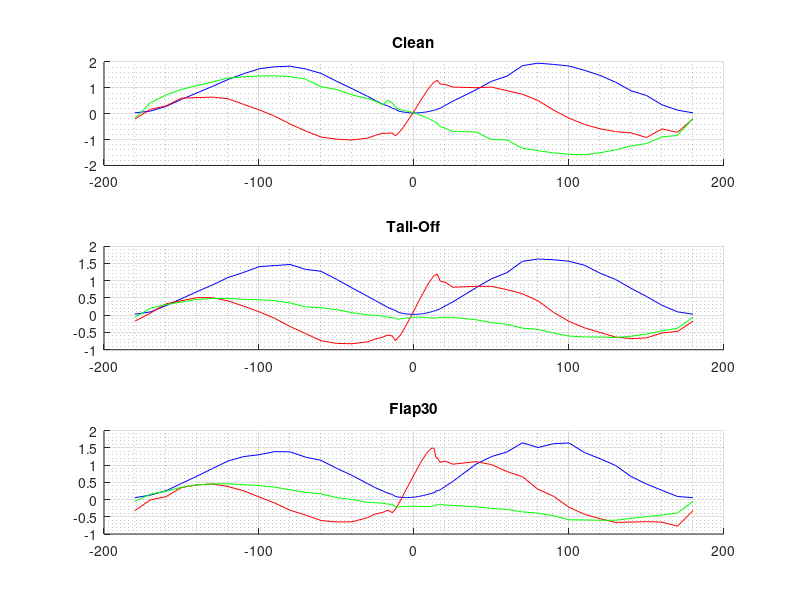
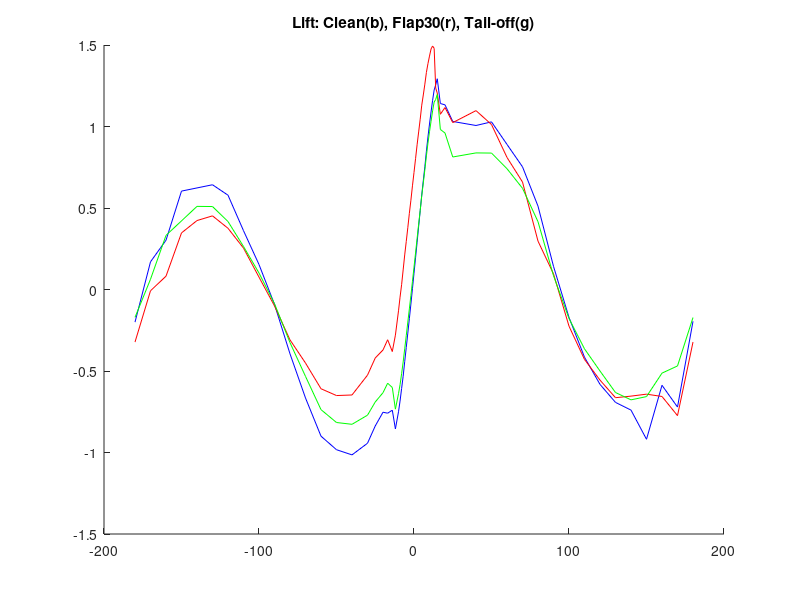
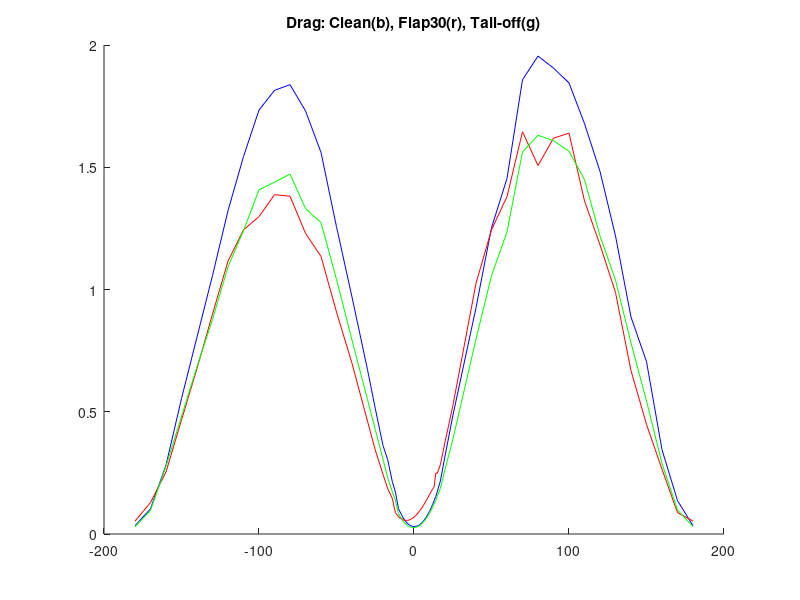
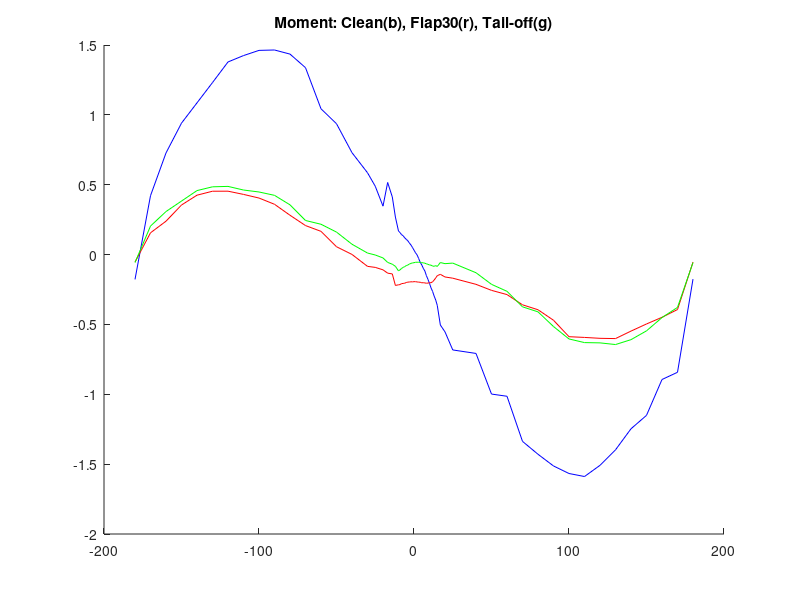

These figures' MATLAB source, in order:
%
% Cessna 172 CFD data from here:
% https://www.researchgate.net/publication/353752543_Cessna_172_Flight_Simulation_Data
%

% Pasted from the PDF
clean_orig = [
-180.0 -0.1778 0.0338 -0.2003
-170.0 0.4214 0.1030 0.1698
-160.0 0.7273 0.2816 0.3023
-150.0 0.9408 0.5539 0.6037
-130.0 1.2311 1.0571 0.6426
-120.0 1.3786 1.3222 0.5786
-110.0 1.4243 1.5438 0.3609
-100.0 1.4615 1.7340 0.1532
-90.0 1.4643 1.8145 -0.0913
-80.0 1.4349 1.8377 -0.3946
-70.0 1.3377 1.7304 -0.6656
-60.0 1.0434 1.5605 -0.8998
-50.0 0.9365 1.2568 -0.9829
-40.0 0.7292 0.9692 -1.0146
-30.0 0.5856 0.6722 -0.9432
-25.0 0.4891 0.5140 -0.8370
-20.0 0.3465 0.3618 -0.7529
-17.0 0.5161 0.3047 -0.7588
-14.0 0.4126 0.2144 -0.7404
-12.0 0.2684 0.1722 -0.8554
-10.0 0.1682 0.1034 -0.7501
-9.0 0.1571 0.0906 -0.6842
-8.0 0.1421 0.0783 -0.6075
-7.0 0.1347 0.0651 -0.5321
-6.0 0.1199 0.0568 -0.4424
-5.0 0.1090 0.0489 -0.3557
-4.0 0.0992 0.0418 -0.2679
-3.0 0.0830 0.0372 -0.1789
-2.0 0.0691 0.0336 -0.0889
-1.0 0.0513 0.0314 0.0049
0.0 0.0315 0.0306 0.0998
1.0 0.0126 0.0311 0.1944
2.0 -0.0026 0.0329 0.2898
3.0 -0.0282 0.0349 0.3881
4.0 -0.0551 0.0398 0.4839
5.0 -0.0741 0.0449 0.5799
6.0 -0.0982 0.0521 0.6679
7.0 -0.1174 0.0607 0.7532
8.0 -0.1509 0.0694 0.8487
9.0 -0.1773 0.0807 0.9357
10.0 -0.2064 0.0925 1.0151
11.0 -0.2390 0.1063 1.0895
12.0 -0.2639 0.1206 1.1607
13.0 -0.2971 0.1369 1.2240
14.0 -0.3254 0.1525 1.2558
15.0 -0.3631 0.1726 1.2930
17.0 -0.5042 0.2169 1.1411
20.0 -0.5533 0.3184 1.1328
25.0 -0.6826 0.4824 1.0309
40.0 -0.7076 0.9254 1.0062
50.0 -0.9984 1.2527 1.0285
60.0 -1.0141 1.4544 0.8901
70.0 -1.3370 1.8579 0.7527
80.0 -1.4293 1.9547 0.5114
90.0 -1.5130 1.9055 0.1421
100.0 -1.5670 1.8449 -0.1712
110.0 -1.5886 1.6785 -0.4155
120.0 -1.5085 1.4831 -0.5821
130.0 -1.3977 1.2191 -0.6926
140.0 -1.2469 0.8872 -0.7399
150.0 -1.1508 0.7052 -0.9188
160.0 -0.8942 0.3447 -0.5876
170.0 -0.8425 0.1365 -0.7211
180.0 -0.1756 0.0339 -0.1950]

tailoff = [
-180.0 0.0298 -0.1710 -0.0570
-170.0 0.0967 0.0630 0.2040
-160.0 0.2776 0.3320 0.3080
-140.0 0.6842 0.5100 0.4580
-130.0 0.8782 0.5090 0.4850
-120.0 1.0930 0.4170 0.4880
-110.0 1.2410 0.2640 0.4620
-100.0 1.4079 0.1010 0.4480
-90.0 1.4391 -0.0870 0.4240
-80.0 1.4722 -0.3260 0.3560
-70.0 1.3311 -0.5330 0.2440
-60.0 1.2737 -0.7370 0.2170
-50.0 1.0418 -0.8160 0.1610
-40.0 0.7928 -0.8270 0.0740
-30.0 0.5500 -0.7710 0.0110
-25.0 0.4280 -0.6900 -0.0030
-20.0 0.3060 -0.6330 -0.0240
-17.0 0.2303 -0.5750 -0.0560
-14.0 0.1721 -0.6010 -0.0690
-12.0 0.1383 -0.7340 -0.0840
-10.0 0.0835 -0.6390 -0.1170
-9.0 0.0718 -0.5840 -0.1090
-8.0 0.0631 -0.5170 -0.0990
-7.0 0.0520 -0.4450 -0.0920
-6.0 0.0452 -0.3640 -0.0860
-5.0 0.0391 -0.2830 -0.0790
-4.0 0.0341 -0.2000 -0.0750
-3.0 0.0299 -0.1190 -0.0680
-2.0 0.0274 -0.0360 -0.0630
-1.0 0.0260 0.0500 -0.0600
0.0 0.0268 0.1370 -0.0580
1.0 0.0267 0.2240 -0.0550
2.0 0.0291 0.3130 -0.0550
3.0 0.0319 0.4010 -0.0550
4.0 0.0366 0.4850 -0.0560
5.0 0.0417 0.5760 -0.0580
6.0 0.0486 0.6540 -0.0590
7.0 0.0562 0.7350 -0.0620
8.0 0.0644 0.8200 -0.0660
9.0 0.0740 0.8980 -0.0700
10.0 0.0851 0.9680 -0.0740
11.0 0.0969 1.0320 -0.0760
12.0 0.1097 1.0960 -0.0820
13.0 0.1235 1.1500 -0.0840
14.0 0.1368 1.1660 -0.0790
15.0 0.1545 1.1960 -0.0850
17.0 0.1863 0.9820 -0.0570
20.0 0.2641 0.9600 -0.0650
25.0 0.3856 0.8130 -0.0610
40.0 0.7971 0.8380 -0.1300
50.0 1.0567 0.8370 -0.2130
60.0 1.2355 0.7410 -0.2630
70.0 1.5629 0.6210 -0.3740
80.0 1.6306 0.4160 -0.4100
90.0 1.6088 0.0850 -0.5150
100.0 1.5656 -0.1780 -0.6040
110.0 1.4494 -0.3640 -0.6300
120.0 1.2192 -0.5000 -0.6320
130.0 1.0382 -0.6320 -0.6440
140.0 0.7815 -0.6770 -0.6090
150.0 0.5442 -0.6570 -0.5460
160.0 0.2884 -0.5130 -0.4510
170.0 0.0986 -0.4690 -0.3780
180.0 0.0299 -0.1720 -0.0570]

flap30 = [
-180.0 0.0529 -0.3225 -0.0537
-170.0 0.1285 -0.0078 0.1557
-160.0 0.2538 0.0817 0.2389
-150.0 0.4664 0.3472 0.3547
-140.0 0.6771 0.4230 0.4251
-130.0 0.8993 0.4518 0.4534
-120.0 1.1161 0.3756 0.4537
-110.0 1.2438 0.2542 0.4307
-100.0 1.2982 0.0757 0.4046
-90.0 1.3878 -0.1005 0.3600
-80.0 1.3816 -0.3092 0.2814
-70.0 1.2298 -0.4511 0.2076
-60.0 1.1352 -0.6089 0.1662
-50.0 0.9081 -0.6506 0.0561
-40.0 0.6980 -0.6471 0.0009
-30.0 0.4615 -0.5254 -0.0844
-25.0 0.3435 -0.4201 -0.0917
-20.0 0.2442 -0.3710 -0.1092
-17.0 0.1858 -0.3083 -0.1330
-14.0 0.1458 -0.3807 -0.1384
-12.0 0.0868 -0.2800 -0.2210
-10.0 0.0711 -0.1308 -0.2163
-9.0 0.0648 -0.0469 -0.2149
-8.0 0.0616 0.0293 -0.2075
-7.0 0.0574 0.1202 -0.2068
-6.0 0.0560 0.2120 -0.2047
-5.0 0.0560 0.2945 -0.2001
-4.0 0.0556 0.3790 -0.1971
-3.0 0.0578 0.4673 -0.1965
-2.0 0.0604 0.5478 -0.1945
-1.0 0.0643 0.6360 -0.1956
0.0 0.0692 0.7182 -0.1937
1.0 0.0750 0.8025 -0.1941
2.0 0.0817 0.8879 -0.1957
3.0 0.0888 0.9666 -0.1974
4.0 0.0974 1.0448 -0.1980
5.0 0.1064 1.1310 -0.2020
6.0 0.1161 1.1935 -0.2011
7.0 0.1270 1.2598 -0.2029
8.0 0.1382 1.3319 -0.2052
9.0 0.1495 1.3858 -0.2039
10.0 0.1612 1.4321 -0.2020
11.0 0.1731 1.4757 -0.2014
12.0 0.1837 1.4940 -0.1945
13.0 0.1926 1.4795 -0.1825
14.0 0.2490 1.2353 -0.1672
15.0 0.2482 1.2053 -0.1510
17.0 0.2834 1.0751 -0.1414
20.0 0.3758 1.1163 -0.1603
25.0 0.5225 1.0239 -0.1690
40.0 1.0254 1.0974 -0.2130
50.0 1.2443 1.0122 -0.2561
60.0 1.3797 0.8102 -0.2864
70.0 1.6451 0.6594 -0.3595
80.0 1.5071 0.2967 -0.3949
90.0 1.6190 0.0959 -0.4701
100.0 1.6395 -0.2250 -0.5878
110.0 1.3622 -0.4290 -0.5930
120.0 1.1828 -0.5559 -0.5994
130.0 0.9879 -0.6638 -0.6013
140.0 0.6681 -0.6541 -0.5477
150.0 0.4482 -0.6421 -0.4967
160.0 0.2649 -0.6563 -0.4489
170.0 0.0876 -0.7738 -0.3934
180.0 0.0529 -0.3225 -0.0537];

% Columns are not in same order for clean table as the other two, so fix that first!
clean = [clean_orig(:,1) clean_orig(:,3) clean_orig(:,4) clean_orig(:,2)]

% Note that the Flaps 30 data appears also be "tail-off"
% (ie: with the tail component removed)
% Also note that the different data sets are not sampled at the identical AoA

figure
subplot(3, 1, 1)
hold on
plot(clean(:,1), clean(:,2), 'b') # Drag
plot(clean(:,1), clean(:,3), 'r') # Lift
plot(clean(:,1), clean(:,4), 'g') # Moment
title("Clean")
grid
grid minor

subplot(3, 1, 2)
hold on
plot(tailoff(:,1), tailoff(:,2), 'b') # Drag
plot(tailoff(:,1), tailoff(:,3), 'r') # Lift
plot(tailoff(:,1), tailoff(:,4), 'g') # Moment
title("Tail-Off")
grid
grid minor

subplot(3, 1, 3)
hold on
plot(flap30(:,1), flap30(:,2), 'b') # Drag
plot(flap30(:,1), flap30(:,3), 'r') # Lift
plot(flap30(:,1), flap30(:,4), 'g') # Moment
title("Flap30")
grid
grid minor

figure
hold on
plot(clean(:,1), clean(:,3), 'b') # Lift
plot(flap30(:,1), flap30(:,3), 'r') # Lift
plot(tailoff(:,1), tailoff(:,3), 'g') # Lift
title("Lift: Clean(b), Flap30(r), Tail-off(g)")

figure
hold on
plot(clean(:,1), clean(:,2), 'b')
plot(flap30(:,1), flap30(:,2), 'r')
plot(tailoff(:,1), tailoff(:,2), 'g')
title("Drag: Clean(b), Flap30(r), Tail-off(g)")

figure
hold on
plot(clean(:,1), clean(:,4), 'b')
plot(flap30(:,1), flap30(:,4), 'r')
plot(tailoff(:,1), tailoff(:,4), 'g')
title("Moment: Clean(b), Flap30(r), Tail-off(g)")

clean_lift_resampled   = interp1(clean(:,1), clean(:,3), [-180:1:180]);
flap30_lift_resampled  = interp1(flap30(:,1), flap30(:,3), [-180:1:180]);
tailoff_lift_resampled = interp1(tailoff(:,1), tailoff(:,3), [-180:1:180]);
flap30_lift_delta  = flap30_lift_resampled - tailoff_lift_resampled;

clean_drag_resampled   = interp1(clean(:,1), clean(:,2), [-180:1:180]);
flap30_drag_resampled  = interp1(flap30(:,1), flap30(:,2), [-180:1:180]);
tailoff_drag_resampled = interp1(tailoff(:,1), tailoff(:,2), [-180:1:180]);
flap30_drag_delta  = flap30_drag_resampled - tailoff_drag_resampled;

clean_moment_resampled   = interp1(clean(:,1), clean(:,4), [-180:1:180]);
flap30_moment_resampled  = interp1(flap30(:,1), flap30(:,4), [-180:1:180]);
tailoff_moment_resampled = interp1(tailoff(:,1), tailoff(:,4), [-180:1:180]);
flap30_moment_delta  = flap30_moment_resampled - tailoff_moment_resampled;

% Max Coefficient of Lift ought to be about 1.6
% Per http://airfoiltools.com/airfoil/details?airfoil=naca2412-il
scale_factor = 1.6 / max(clean_lift_resampled);
printf("Scaling lift by %f\n", scale_factor)
clean_lift_resampled = clean_lift_resampled * scale_factor;
tailoff_lift_resampled = tailoff_lift_resampled * scale_factor;
flap30_lift_resampled = flap30_lift_resampled * scale_factor;

% Min Coefficient of Drag ought to be about 0.006
% Per http://airfoiltools.com/airfoil/details?airfoil=naca2412-il
scale_factor = 0.006 / min(clean_drag_resampled);
printf("Scaling drag by %f\n", scale_factor)
clean_drag_resampled = clean_drag_resampled * scale_factor;
tailoff_drag_resampled = tailoff_drag_resampled * scale_factor;
flap30_drag_resampled = flap30_drag_resampled * scale_factor;

figure
hold on
plot(clean_lift_resampled, 'b')
plot(clean_lift_resampled + flap30_lift_delta, 'r')
grid
grid minor
title("Resampled Lift - Clean(b), Flap30(r)")

figure
hold on
plot(clean_drag_resampled, 'b')
plot(clean_drag_resampled + flap30_drag_delta, 'r')
grid
grid minor
title("Resampled Drag - Clean(b), Flap30(r)")

figure
hold on
plot(clean_moment_resampled, 'b')
plot(clean_moment_resampled + flap30_moment_delta, 'r')
grid
grid minor
title("Resampled Moment - Clean(b), Flap30(r)")

fp = fopen("wing_tables.py", "w");
fprintf(fp, "clean_tab = [\n");
for ii = 1:361
  if ii > 1
    fprintf(fp, ",\n");
  end
  fprintf(fp, "(%.5f, %.5f, %.5f)", clean_lift_resampled(ii), clean_drag_resampled(ii), clean_moment_resampled(ii));
end
fprintf(fp, "\n]\n\n");

fprintf(fp, "flap30_delta_tab = [\n");
for ii = 1:361
  if ii > 1
    fprintf(fp, ",\n");
  end
  fprintf(fp, "(%.5f, %.5f, %.5f)", flap30_lift_delta(ii), flap30_drag_delta(ii), flap30_moment_delta(ii));
end
fprintf(fp, "\n]\n");
fclose(fp);




